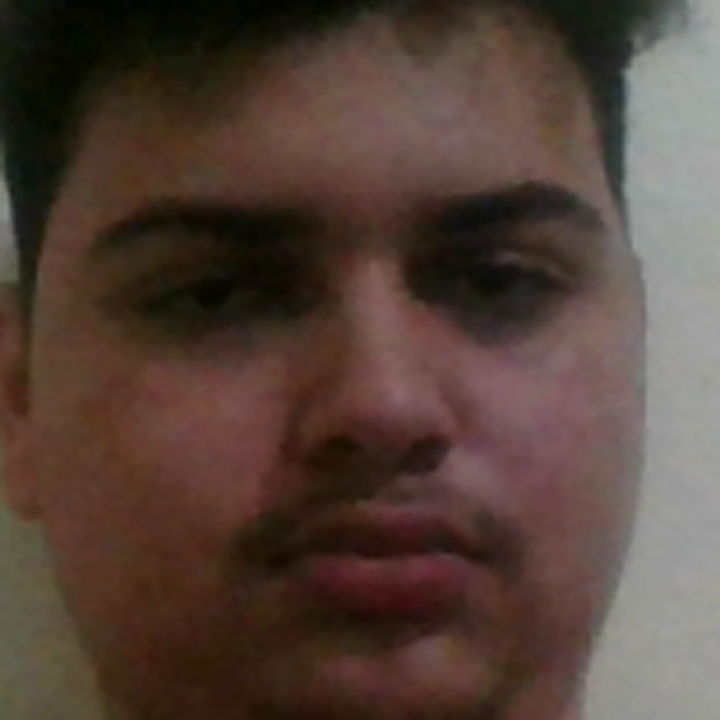
#> input picture Open/Reconocimiento Facial/Data/Guillermo/rostro_0.jpg, 720 x 720 px, found by its file name; its folder holds 3 pictures in this run
$ python Entrenamiento.py
#> lines starting #> are read from the running program, lines starting #| are printed output that depends on the picture
import cv2
import os
import numpy as np

dataPath = 'C:/Users/Guillermo Torres/source/repos/Open/Open/Reconocimiento Facial/Data'

personas = os.listdir(dataPath)
print('lista de personas: ', personas)

labels = []
rostrosData = []
label = 0

for nameDir in personas:
    personaPath = dataPath + '/' + nameDir
    print('Analizando...')

    for fileName in os.listdir(personaPath):
        print('Rostros... ', nameDir + '/'+ fileName)
        labels.append(label)

        rostrosData.append(cv2.imread(personaPath + '/'+ fileName, 0))
        imagen = cv2.imread(personaPath + '/'+ fileName, 0)
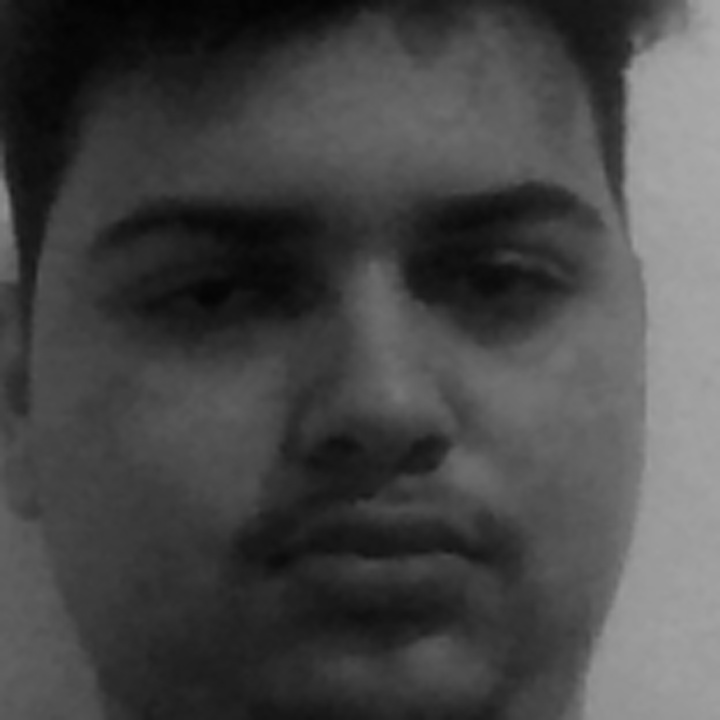
#> imagen: shape (720, 720); min 2, max 170, mean 70.6

        #cv2.imshow('imagen', imagen)
        #cv2.waitKey(10)

    label = label + 1
#> label = 1
# [6 lines of commented-out code are left out]

reconocedor = cv2.face.LBPHFaceRecognizer.create()

print('Entrenando... ')
reconocedor.train(rostrosData, np.array(labels))

reconocedor.write('faceRecog.xml')
print('Guardado...')
